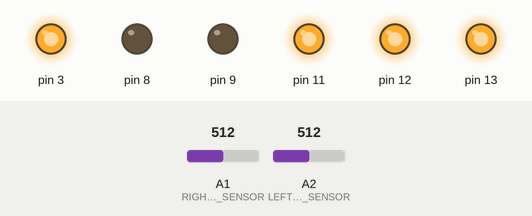
This program was run on a simulated Arduino Uno, built with avr-gcc and run on an emulated ATmega328P. Parts: output pins drawn as LEDs (lit = HIGH). The inputs (shaded band) are chosen by the test bench; at power-on: A1 (RIGHT_FRONT_SENSOR) = 512, A2 (LEFT_FRONT_SENSOR) = 512.

Above: at 3.2 s.
3.3 s: A1 (RIGHT_FRONT_SENSOR) set to 181
4.8 s: A1 (RIGHT_FRONT_SENSOR) set to 162
At 5.4 s:
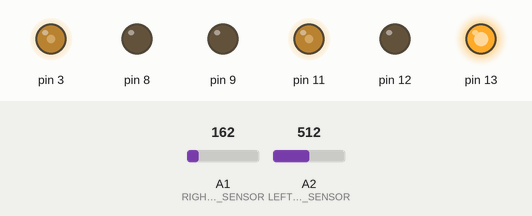
6.3 s: A2 (LEFT_FRONT_SENSOR) set to 177
7.8 s: A2 (LEFT_FRONT_SENSOR) set to 153
At 8.4 s:
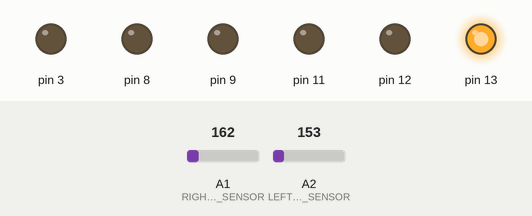
9.3 s: A1 (RIGHT_FRONT_SENSOR) set to 306
At 10.3 s:
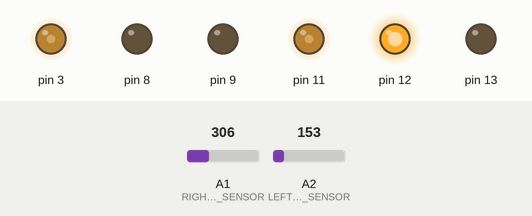
10.8 s: A2 (LEFT_FRONT_SENSOR) set to 306
At 12.0 s:
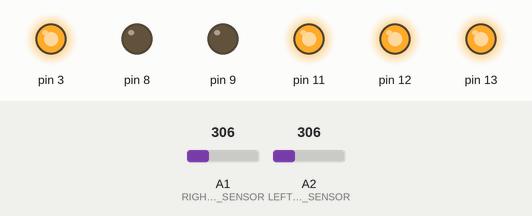
Timing chart, 0 to 13.3 s (numbered marks = the images above; inputs shaded):
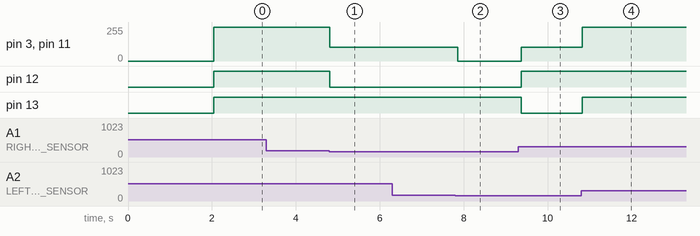

The program:

main.cpp
```cpp
#include <Arduino.h>
#include <xmotion.h>

#define RIGHT_FRONT_SENSOR A1
#define LEFT_FRONT_SENSOR A2
#define LEFT_LINE_SENSOR A5

const int speed= 100;
const int side_speed=speed*0.40;

float get_Right_Front_Distance()
{
  return 65 * pow(analogRead(RIGHT_FRONT_SENSOR) * 0.0048828125, -1.10);
}

float get_Left_Front_Distance()
{
  return 65 * pow(analogRead(LEFT_FRONT_SENSOR) * 0.0048828125, -1.10);
}

float get_Left_Line_Reading()
{
  return analogRead(LEFT_LINE_SENSOR);
}

float Average_Right_Front_Distance(int sampleSize)
{
  float sum = 0;
  for (int i = 0; i < sampleSize; i++)
  {
    sum = sum + get_Right_Front_Distance();
  }
  return sum / sampleSize;
}

float Average_Left_Front_Distance(int sampleSize)
{
  float sum = 0;
  for (int i = 0; i < sampleSize; i++)
  {
    sum = sum + get_Left_Front_Distance();
  }
  return sum / sampleSize;
}

float Average_Left_Line_Reading(int sampleSize)
{
  float sum = 0;
  for (int i = 0; i < sampleSize; i++)
  {
    sum = sum + get_Left_Line_Reading();
  }
  return sum / sampleSize;
}

bool is_Left_Line_Reading_Changed(float change_in_percent, float last_reading)
{
  float current_reading = get_Left_Line_Reading();
  float change = (abs(last_reading - current_reading)) / ((last_reading + current_reading) / 2);
  change = change * 100;

  if (change >= change_in_percent)
  {
    return true;
  }

  return false;
}

void outputData()
{
  Serial.print("Right Front Distance Sensor: ");
  Serial.print(get_Right_Front_Distance());
  Serial.println("cm");

  Serial.print("Average Right Front Distance: ");
  Serial.print(Average_Right_Front_Distance(20));
  Serial.println("cm");


  Serial.print("Left Front Distance Sensor: ");
  Serial.print(get_Left_Front_Distance());
  Serial.println("cm");

  Serial.print("Average Left Front Distance: ");
  Serial.print(Average_Left_Front_Distance(20));
  Serial.println("cm");

  Serial.print("Average Left Line Reading: ");
  Serial.print(Average_Left_Line_Reading(20));
  Serial.println(" ");
}

float last_left_line_reading;

void setup()
{
  // initialize serial communication at 9600 bits per second:
  delay(2000);
  Serial.begin(9600);

  last_left_line_reading = get_Left_Line_Reading();
}

//// the loop routine runs over and over again forever:

void loop()
{
  // outputData();
  while(Average_Left_Front_Distance(20) < 80 && Average_Right_Front_Distance(20) > 80){
    xmotion.Left0(side_speed, 7.5);
  }

  while(Average_Left_Front_Distance(20) > 80 && Average_Right_Front_Distance(20) < 80)
  {
    xmotion.Right0(side_speed, 7.5);
  }

  if(Average_Left_Front_Distance(20) < 80 && Average_Right_Front_Distance(20) < 80)
  {
    xmotion.Forward(speed, 100);
  }

  if (Average_Left_Front_Distance(20) > 80 && Average_Right_Front_Distance(20) > 80)
  {
    xmotion.StopMotors(100);
  }
}
```

Measured:
- the behaviour switches between 170 and 169 on A1 (RIGHT_FRONT_SENSOR) (found by bisection; images 0 and 1)
- the behaviour switches between 170 and 169 on A2 (LEFT_FRONT_SENSOR) (found by bisection; images 1 and 2)
- after the input at 3.3 s, every drawn part: stays the same
- after the input at 4.8 s, pin 3, pin 11: 255/255 → 102/255 at once; pin 12: HIGH → LOW at once
- after the input at 6.3 s, every drawn part: stays the same
- after the input at 7.8 s, pin 3, pin 11: 102/255 → 0/255 after 0.06 s
- after the input at 9.3 s, pin 3, pin 11: 0/255 → 102/255 after 0.08 s; pin 12: LOW → HIGH after 0.08 s; pin 13: HIGH → LOW after 0.08 s
- after the input at 10.8 s, pin 3, pin 11: 102/255 → 255/255 at once; pin 13: LOW → HIGH at once
